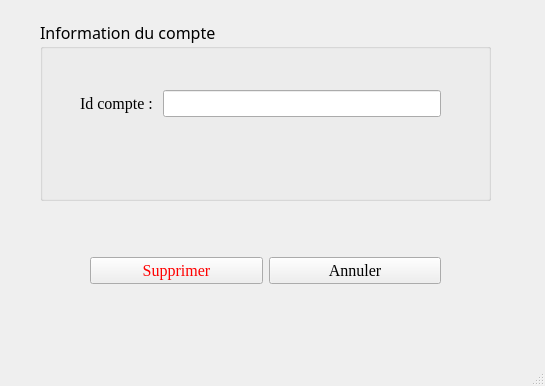
<?xml version="1.0" encoding="UTF-8"?>
<ui version="4.0">
 <class>WinAdminDelete</class>
 <widget class="QMainWindow" name="WinAdminDelete">
  <property name="geometry">
   <rect>
    <x>0</x>
    <y>0</y>
    <width>545</width>
    <height>386</height>
   </rect>
  </property>
  <property name="windowTitle">
   <string>MainWindow</string>
  </property>
  <widget class="QWidget" name="centralwidget">
   <widget class="QGroupBox" name="groupBox">
    <property name="geometry">
     <rect>
      <x>40</x>
      <y>20</y>
      <width>451</width>
      <height>181</height>
     </rect>
    </property>
    <property name="font">
     <font>
      <family>Algerian</family>
      <pointsize>12</pointsize>
     </font>
    </property>
    <property name="title">
     <string>Information du compte</string>
    </property>
    <widget class="QWidget" name="formLayoutWidget">
     <property name="geometry">
      <rect>
       <x>40</x>
       <y>70</y>
       <width>361</width>
       <height>61</height>
      </rect>
     </property>
     <layout class="QFormLayout" name="formLayout">
      <item row="0" column="0">
       <widget class="QLabel" name="label">
        <property name="font">
         <font>
          <family>Times New Roman</family>
          <pointsize>12</pointsize>
         </font>
        </property>
        <property name="text">
         <string>Id compte : </string>
        </property>
       </widget>
      </item>
      <item row="0" column="1">
       <widget class="QLineEdit" name="lineEditIdCompte">
        <property name="font">
         <font>
          <family>Times New Roman</family>
          <pointsize>12</pointsize>
         </font>
        </property>
       </widget>
      </item>
     </layout>
    </widget>
   </widget>
   <widget class="QWidget" name="gridLayoutWidget">
    <property name="geometry">
     <rect>
      <x>90</x>
      <y>250</y>
      <width>351</width>
      <height>41</height>
     </rect>
    </property>
    <layout class="QGridLayout" name="gridLayout">
     <item row="0" column="1">
      <widget class="QPushButton" name="pushButtonCancel">
       <property name="font">
        <font>
         <family>Times New Roman</family>
         <pointsize>12</pointsize>
        </font>
       </property>
       <property name="text">
        <string>Annuler</string>
       </property>
      </widget>
     </item>
     <item row="0" column="0">
      <widget class="QPushButton" name="pushButtonSupprimer">
       <property name="font">
        <font>
         <family>Times New Roman</family>
         <pointsize>12</pointsize>
        </font>
       </property>
       <property name="styleSheet">
        <string notr="true">color: red;</string>
       </property>
       <property name="text">
        <string>Supprimer</string>
       </property>
      </widget>
     </item>
    </layout>
   </widget>
  </widget>
  <widget class="QMenuBar" name="menubar">
   <property name="geometry">
    <rect>
     <x>0</x>
     <y>0</y>
     <width>545</width>
     <height>28</height>
    </rect>
   </property>
  </widget>
  <widget class="QStatusBar" name="statusbar"/>
 </widget>
 <resources/>
 <connections/>
</ui>
